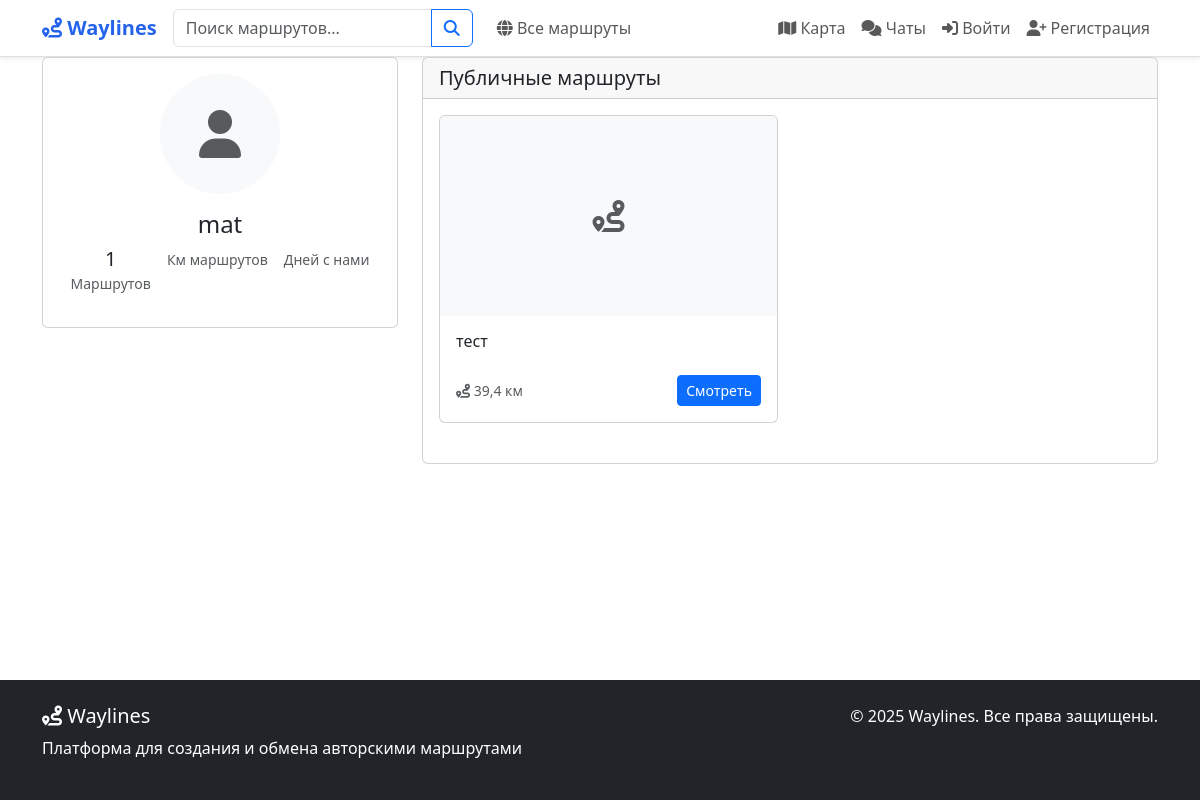
Before: /users/profile/mat/ with the older database file.
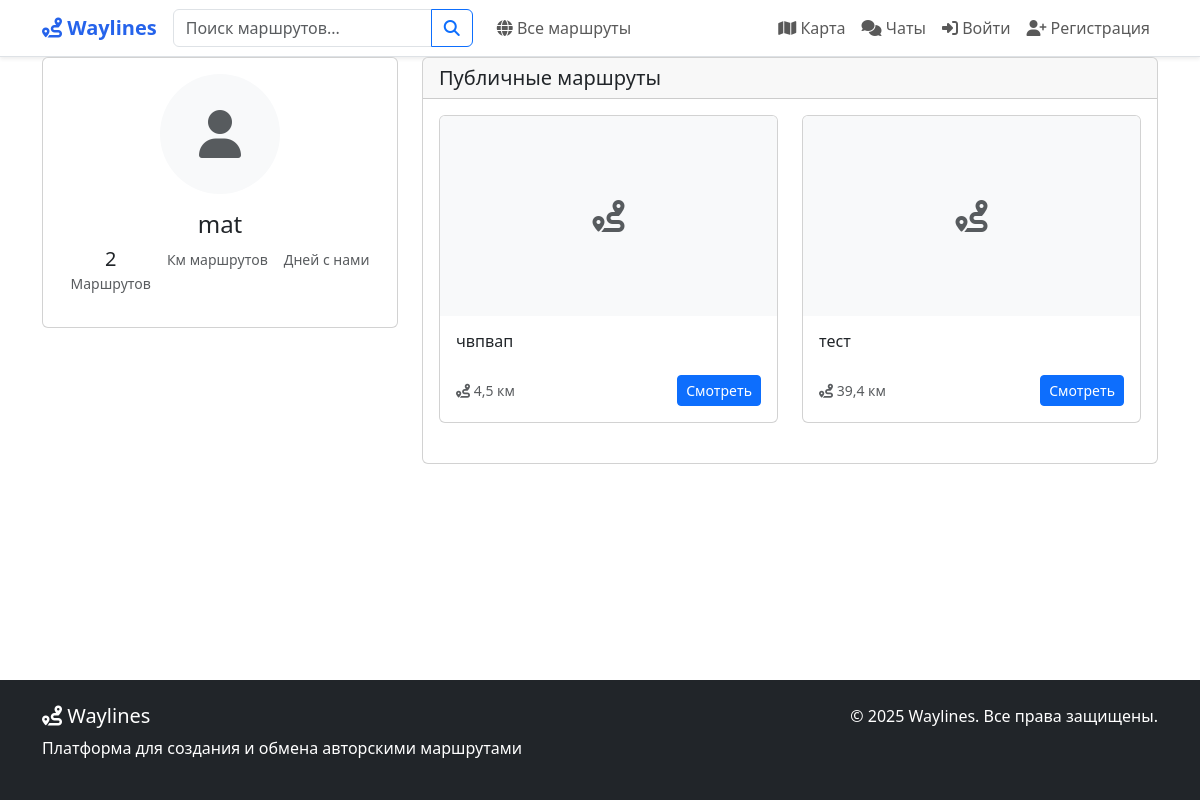
After: the same page with the newer database file.
### routes/models.py (models this page shows, shortened)
class Route(models.Model):
    PRIVACY_CHOICES = [
        ("public", "Публичный"),
        ("private", "Приватный"),
        ("link", "По ссылке"),
        ("personal", "Персональный"),
    ]
    ROUTE_TYPE_CHOICES = [
        ("driving", "Автомобильный"),
        ("walking", "Пеший"),
        ("cycling", "Велосипедный"),
        ("mixed", "Смешанный"),
    ]
    MOOD_CHOICES = [
        ("calm", "Спокойный"),
        ("active", "Активный"),
        ("extreme", "Экстремальный"),
        ("romantic", "Романтический"),
        ("family", "Семейный"),
        ("adventure", "Приключенческий"),
    ]
    THEME_CHOICES = [
        ("historical", "Исторический"),
        ("nature", "Природный"),
        ("urban", "Городской"),
        ("cultural", "Культурный"),
        ("gastronomic", "Гастрономический"),
        ("religious", "Религиозный"),
        ("architectural", "Архитектурный"),
    ]
    author = models.ForeignKey(
        User,
        on_delete=models.CASCADE,
        related_name="routes",
        verbose_name="Автор",
    )
    name = models.CharField("Название", max_length=200)
    description = models.TextField("Описание", blank=True)
    short_description = models.TextField(
        "Краткое описание", max_length=300, blank=True
    )
    privacy = models.CharField(
        "Приватность", max_length=20, choices=PRIVACY_CHOICES, default="public"
    )
    route_type = models.CharField(
        "Тип маршрута",
        max_length=20,
        choices=ROUTE_TYPE_CHOICES,
        default="walking",
    )
    mood = models.CharField(
        "Настроение", max_length=20, choices=MOOD_CHOICES, blank=True
    )
    theme = models.CharField(
        "Тема", max_length=20, choices=THEME_CHOICES, blank=True
    )
    duration_minutes = models.IntegerField(
        "Продолжительность (минут)", default=0
    )
    country = models.CharField(max_length=100, blank=True, null=True, verbose_name="Страна")
    total_distance = models.FloatField("Общее расстояние (км)", default=0)
    is_active = models.BooleanField("Актуален", default=True)
    has_audio_guide = models.BooleanField("Есть аудиогид", default=False)
    is_elderly_friendly = models.BooleanField("Для пожилых", default=False)
    shared_with = models.ManyToManyField(
        User,
        related_name="shared_routes",
        blank=True,
        verbose_name="Доступно для",
    )
    created_at = models.DateTimeField("Создан", auto_now_add=True)
    updated_at = models.DateTimeField("Обновлён", auto_now=True)
    last_status_update = models.DateTimeField(
        "Последнее обновление статуса", auto_now=True
    )
    class Meta:
        verbose_name = "Маршрут"
        verbose_name_plural = "Маршруты"
        ordering = ["-created_at"]

### users/views.py (the view, shortened to what this page needs)
# urls.py: path("profile/<str:username>/", views.user_profile, name="user_profile"),
def user_profile(request, username):
    user = get_object_or_404(User, username=username)
    public_routes = Route.objects.filter(author=user, privacy="public", is_active=True)
    context = {
        "profile_user": user,
        "public_routes": public_routes,
    }
    return render(request, "profile/user_profile.html", context)

### users/context_processors.py (called while the page is built, shortened)
def navbar_context(request):
    context = {}
    return context

### templates/profile/user_profile.html (shortened to what this page needs)
{% extends 'base.html' %}
{% block content %}
<div class="container">
    <div class="row">
        <div class="col-lg-4">
            <div class="card mb-4">
                <div class="card-body text-center">
                    <div class="mb-3">
                        {% if profile_user.profile.avatar %}
                        <img src="{{ profile_user.profile.avatar.url }}" class="rounded-circle"
                             style="width: 120px; height: 120px; object-fit: cover;" alt="{{ profile_user.username }}">
                        {% else %}
                        <div class="rounded-circle bg-light d-flex align-items-center justify-content-center mx-auto"
                             style="width: 120px; height: 120px;">
                            <i class="fas fa-user fa-3x text-muted"></i>
                        </div>
                        {% endif %}
                    </div>
                    <h4 class="card-title">{{ profile_user.username }}</h4>
                    <div class="d-flex justify-content-center gap-3 mb-3">
                        <div class="text-center">
                            <div class="h5 mb-0">{{ public_routes.count }}</div>
                            <small class="text-muted">Маршрутов</small>
                        </div>
                        <div class="text-center">
                            <small class="text-muted">Км маршрутов</small>
                        </div>
                        <div class="text-center">
                            <small class="text-muted">Дней с нами</small>
                        </div>
                    </div>
                </div>
            </div>
        </div>
        <div class="col-lg-8">
            <div class="card">
                <div class="card-header">
                    <h5 class="card-title mb-0">Публичные маршруты</h5>
                </div>
                <div class="card-body">
                    {% if public_routes %}
                    <div class="row">
                        {% for route in public_routes %}
                        <div class="col-md-6 mb-4">
                            <div class="card route-card h-100">
                                {% if route.photos.first %}
                                <img src="{{ route.photos.first.image.url }}" class="card-img-top route-image" alt="{{ route.name }}">
                                {% else %}
                                <div class="card-img-top route-image bg-light d-flex align-items-center justify-content-center">
                                    <i class="fas fa-route fa-2x text-muted"></i>
                                </div>
                                {% endif %}
                                <div class="card-body d-flex flex-column">
                                    <h6 class="card-title">{{ route.name }}</h6>
                                    <div class="d-flex justify-content-between align-items-center mt-auto">
                                        <div class="small text-muted">
                                            <i class="fas fa-route"></i> {{ route.total_distance|floatformat:1 }} км
                                        </div>
                                        <a href="{% url 'route_detail' route.id %}" class="btn btn-primary btn-sm">Смотреть</a>
                                    </div>
                                </div>
                            </div>
                        </div>
                        {% endfor %}
                    </div>
                    {% else %}
                    <div class="text-center py-5">
                        <i class="fas fa-route fa-3x text-muted mb-3"></i>
                        <h5>Публичных маршрутов нет</h5>
                        <p class="text-muted">{{ profile_user.username }} пока не создал публичных маршрутов</p>
                    </div>
                    {% endif %}
                </div>
            </div>
        </div>
    </div>
</div>
{% endblock %}

Changed rows visible on the page:
added Route: name "чвпвап", total_distance "4,5"
Other visible differences:
{{ public_routes.count }}: "1" → "2"
